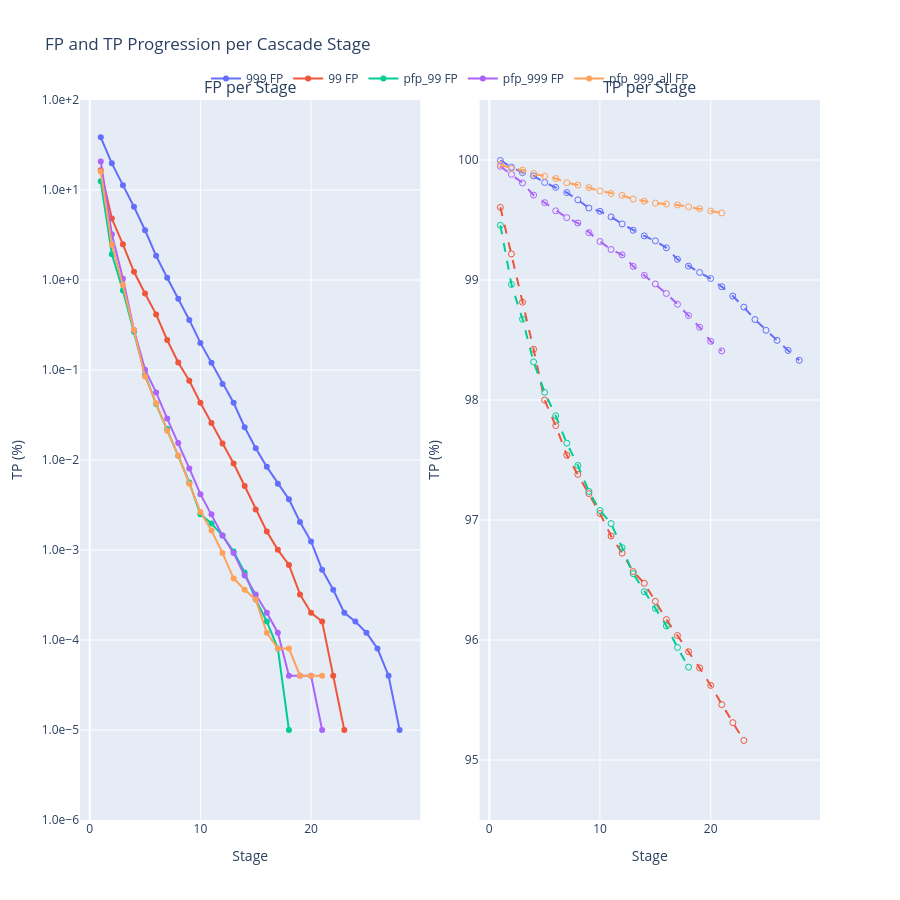

The notebook cell this image was saved under:
### Code cell
colors = pc.qualitative.Plotly[:len(all_results)]

fig = make_subplots(
    rows=1, cols=2,
    subplot_titles=('FP per Stage', 'TP per Stage'),
    horizontal_spacing=0.08
)

for (label, results), color in zip(all_results.items(), colors):
    stages = [r[0] for r in results]
    fprs   = [max(r[1], 1e-7) * 100 for r in results]
    tprs   = [r[2] * 100 for r in results]

    fig.add_trace(go.Scatter(
        x=stages, y=fprs, mode='lines+markers',
        name=f'{label} FP', legendgroup=label,
        line=dict(color=color, dash='solid'),
        marker=dict(symbol='circle', size=6)), row=1, col=1)
    fig.add_trace(go.Scatter(
        x=stages, y=tprs, mode='lines+markers',
        name=f'{label} TP', legendgroup=label, showlegend=False,
        line=dict(color=color, dash='dash'),
        marker=dict(symbol='circle-open', size=6)), row=1, col=2)

fig.update_yaxes(type='log', tickformat='.1e', title_text='FP (%)', row=1, col=1)
fig.update_yaxes(title_text='TP (%)', range=[-6, 2], row=1, col=1)
fig.update_yaxes(title_text='TP (%)', range=[94.5, 100.5], row=1, col=2)
fig.update_xaxes(title_text='Stage', row=1, col=1)
fig.update_xaxes(title_text='Stage', row=1, col=2)
fig.update_layout(
    height=900,
    title='FP and TP Progression per Cascade Stage',
    hovermode='x unified',
    legend=dict(orientation='h', y=1.05, x=0.5, xanchor='center'),)
fig.show()

### Figure 1 — Plotly figure (JSON) as saved in the notebook; plotly's stock layout.template omitted (floating-point values rounded to 4 significant figures)
{"data": [{"legendgroup": "999", "line": {"color": "#636EFA", "dash": "solid"}, "marker": {"size": 6, "symbol": "circle"}, "mode": "lines+markers", "name": "999 FP", "type": "scatter", "x": [1, 2, 3, 4, 5, 6, 7, 8, 9, 10, 11, 12, 13, 14, 15, 16, 17, 18, 19, 20, 21, 22, 23, 24, 25, 26, 27, 28], "xaxis": "x", "y": [38.44, 19.78, 11.32, 6.51, 3.57, 1.86, 1.06, 0.62, 0.36, 0.2, 0.12, 0.07, 0.04319, 0.02312, 0.01353, 0.00839, 0.005459, 0.003653, 0.002047, 0.001244, 0.0006021, 0.0003613, 0.0002007, 0.0001606, 0.0001204, 8.028e-05, 4.014e-05, 1e-05], "yaxis": "y"}, {"legendgroup": "999", "line": {"color": "#636EFA", "dash": "dash"}, "marker": {"size": 6, "symbol": "circle-open"}, "mode": "lines+markers", "name": "999 TP", "showlegend": false, "type": "scatter", "x": [1, 2, 3, 4, 5, 6, 7, 8, 9, 10, 11, 12, 13, 14, 15, 16, 17, 18, 19, 20, 21, 22, 23, 24, 25, 26, 27, 28], "xaxis": "x2", "y": [100.0, 99.94, 99.89, 99.87, 99.81, 99.77, 99.73, 99.67, 99.6, 99.57, 99.53, 99.47, 99.41, 99.37, 99.33, 99.27, 99.17, 99.12, 99.06, 99.01, 98.94, 98.87, 98.77, 98.67, 98.58, 98.5, 98.41, 98.33], "yaxis": "y2"}, {"legendgroup": "99", "line": {"color": "#EF553B", "dash": "solid"}, "marker": {"size": 6, "symbol": "circle"}, "mode": "lines+markers", "name": "99 FP", "type": "scatter", "x": [1, 2, 3, 4, 5, 6, 7, 8, 9, 10, 11, 12, 13, 14, 15, 16, 17, 18, 19, 20, 21, 22, 23], "xaxis": "x", "y": [16.6, 4.821, 2.488, 1.233, 0.7081, 0.4148, 0.2156, 0.1211, 0.07595, 0.04327, 0.02573, 0.01529, 0.009152, 0.005138, 0.00281, 0.001606, 0.001004, 0.0006824, 0.0003211, 0.0002007, 0.0001606, 4.014e-05, 1e-05], "yaxis": "y"}, {"legendgroup": "99", "line": {"color": "#EF553B", "dash": "dash"}, "marker": {"size": 6, "symbol": "circle-open"}, "mode": "lines+markers", "name": "99 TP", "showlegend": false, "type": "scatter", "x": [1, 2, 3, 4, 5, 6, 7, 8, 9, 10, 11, 12, 13, 14, 15, 16, 17, 18, 19, 20, 21, 22, 23], "xaxis": "x2", "y": [99.61, 99.22, 98.82, 98.42, 98.0, 97.79, 97.54, 97.38, 97.22, 97.05, 96.87, 96.72, 96.57, 96.47, 96.32, 96.17, 96.04, 95.9, 95.77, 95.62, 95.46, 95.31, 95.16], "yaxis": "y2"}, {"legendgroup": "pfp_99", "line": {"color": "#00CC96", "dash": "solid"}, "marker": {"size": 6, "symbol": "circle"}, "mode": "lines+markers", "name": "pfp_99 FP", "type": "scatter", "x": [1, 2, 3, 4, 5, 6, 7, 8, 9, 10, 11, 12, 13, 14, 15, 16, 17, 18], "xaxis": "x", "y": [12.5, 1.937, 0.765, 0.2663, 0.08871, 0.04187, 0.02208, 0.01112, 0.00562, 0.002489, 0.001967, 0.001445, 0.0009634, 0.000562, 0.000281, 0.0001606, 8.028e-05, 1e-05], "yaxis": "y"}, {"legendgroup": "pfp_99", "line": {"color": "#00CC96", "dash": "dash"}, "marker": {"size": 6, "symbol": "circle-open"}, "mode": "lines+markers", "name": "pfp_99 TP", "showlegend": false, "type": "scatter", "x": [1, 2, 3, 4, 5, 6, 7, 8, 9, 10, 11, 12, 13, 14, 15, 16, 17, 18], "xaxis": "x2", "y": [99.46, 98.96, 98.67, 98.32, 98.06, 97.87, 97.64, 97.45, 97.24, 97.08, 96.97, 96.77, 96.55, 96.4, 96.26, 96.12, 95.94, 95.77], "yaxis": "y2"}, {"legendgroup": "pfp_999", "line": {"color": "#AB63FA", "dash": "solid"}, "marker": {"size": 6, "symbol": "circle"}, "mode": "lines+markers", "name": "pfp_999 FP", "type": "scatter", "x": [1, 2, 3, 4, 5, 6, 7, 8, 9, 10, 11, 12, 13, 14, 15, 16, 17, 18, 19, 20, 21], "xaxis": "x", "y": [20.74, 3.223, 1.035, 0.2783, 0.1009, 0.05636, 0.02882, 0.01541, 0.008069, 0.004175, 0.002489, 0.001445, 0.0009233, 0.0005219, 0.0003211, 0.0002007, 0.0001204, 4.014e-05, 4.014e-05, 4.014e-05, 1e-05], "yaxis": "y"}, {"legendgroup": "pfp_999", "line": {"color": "#AB63FA", "dash": "dash"}, "marker": {"size": 6, "symbol": "circle-open"}, "mode": "lines+markers", "name": "pfp_999 TP", "showlegend": false, "type": "scatter", "x": [1, 2, 3, 4, 5, 6, 7, 8, 9, 10, 11, 12, 13, 14, 15, 16, 17, 18, 19, 20, 21], "xaxis": "x2", "y": [99.95, 99.88, 99.81, 99.71, 99.64, 99.58, 99.52, 99.47, 99.39, 99.32, 99.25, 99.21, 99.11, 99.04, 98.97, 98.89, 98.8, 98.7, 98.61, 98.49, 98.41], "yaxis": "y2"}, {"legendgroup": "pfp_999_all", "line": {"color": "#FFA15A", "dash": "solid"}, "marker": {"size": 6, "symbol": "circle"}, "mode": "lines+markers", "name": "pfp_999_all FP", "type": "scatter", "x": [1, 2, 3, 4, 5, 6, 7, 8, 9, 10, 11, 12, 13, 14, 15, 16, 17, 18, 19, 20, 21], "xaxis": "x", "y": [16.01, 2.467, 0.8799, 0.2789, 0.08482, 0.04283, 0.02115, 0.01124, 0.005459, 0.002649, 0.001646, 0.0009233, 0.0004817, 0.0003613, 0.000281, 0.0001204, 8.028e-05, 8.028e-05, 4.014e-05, 4.014e-05, 4.014e-05], "yaxis": "y"}, {"legendgroup": "pfp_999_all", "line": {"color": "#FFA15A", "dash": "dash"}, "marker": {"size": 6, "symbol": "circle-open"}, "mode": "lines+markers", "name": "pfp_999_all TP", "showlegend": false, "type": "scatter", "x": [1, 2, 3, 4, 5, 6, 7, 8, 9, 10, 11, 12, 13, 14, 15, 16, 17, 18, 19, 20, 21], "xaxis": "x2", "y": [99.96, 99.93, 99.92, 99.89, 99.87, 99.85, 99.81, 99.79, 99.77, 99.74, 99.72, 99.71, 99.67, 99.66, 99.64, 99.63, 99.63, 99.61, 99.59, 99.57, 99.56], "yaxis": "y2"}], "layout": {"annotations": [{"font": {"size": 16}, "showarrow": false, "text": "FP per Stage", "x": 0.23, "xanchor": "center", "xref": "paper", "y": 1, "yanchor": "bottom", "yref": "paper"}, {"font": {"size": 16}, "showarrow": false, "text": "TP per Stage", "x": 0.77, "xanchor": "center", "xref": "paper", "y": 1, "yanchor": "bottom", "yref": "paper"}], "height": 900, "hovermode": "x unified", "legend": {"orientation": "h", "x": 0.5, "xanchor": "center", "y": 1.05}, "title": {"text": "FP and TP Progression per Cascade Stage"}, "xaxis": {"anchor": "y", "domain": [0, 0.46], "title": {"text": "Stage"}}, "xaxis2": {"anchor": "y2", "domain": [0.54, 1], "title": {"text": "Stage"}}, "yaxis": {"anchor": "x", "domain": [0, 1], "range": [-6, 2], "tickformat": ".1e", "title": {"text": "TP (%)"}, "type": "log"}, "yaxis2": {"anchor": "x2", "domain": [0, 1], "range": [94.5, 100.5], "title": {"text": "TP (%)"}}}}
